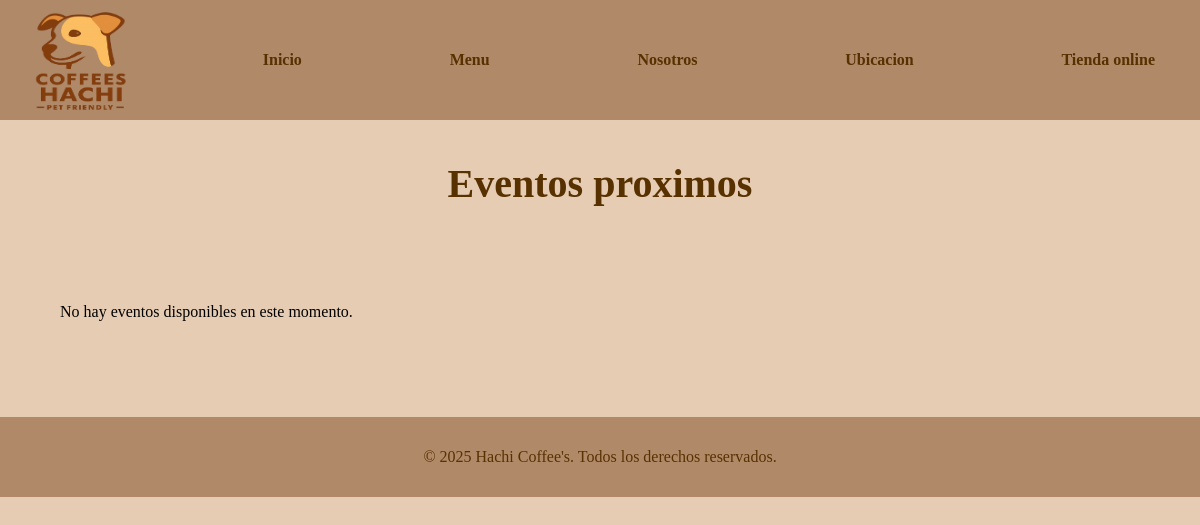
The app's page /eventos/, older data.
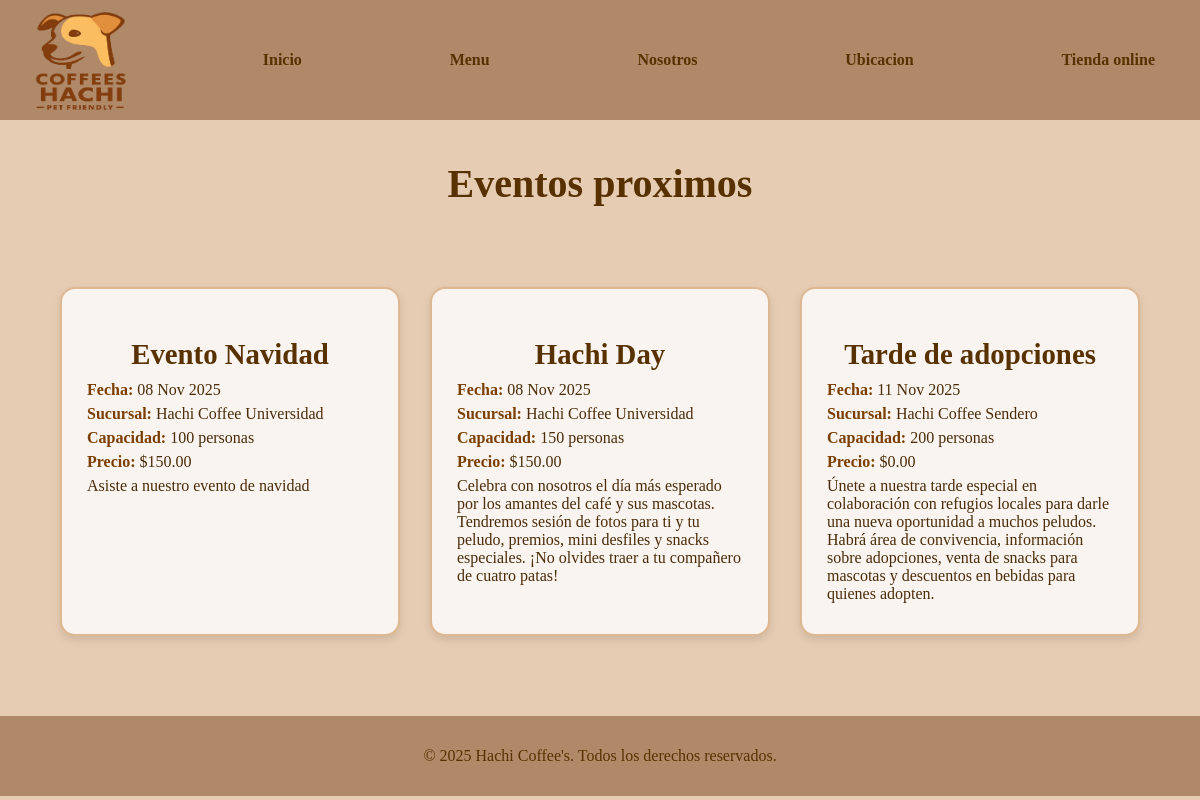
The same page, newer data.
### cafeteria/models.py (models this page shows, shortened)
class Evento(models.Model):
    titulo = models.CharField(max_length=200)
    descripcion = models.TextField(blank=True, null=True)
    fecha = models.DateField()
    hora_inicio = models.TimeField(blank=True, null=True)
    hora_fin = models.TimeField(blank=True, null=True)
    sucursal = models.ForeignKey(Sucursal, on_delete=models.SET_NULL, null=True, blank=True, related_name='eventos')
    capacidad = models.PositiveIntegerField(blank=True, null=True)
    precio = models.DecimalField(max_digits=8, decimal_places=2, default=0.00)

class Sucursal(models.Model):
    nombre = models.CharField(max_length=150)
    direccion = models.CharField(max_length=255)
    telefono = models.CharField(max_length=30, blank=True, null=True)
    correo = models.EmailField(blank=True, null=True)
    horario_apertura = models.CharField(max_length=100, blank=True, null=True)

### cafeteria/views.py (the view)
# urls.py: path('eventos/', views.eventos, name='eventos'),
def eventos(request):
    eventos = Evento.objects.all()
    return render(request, "eventos.html", {'eventos': eventos})

### pia/templates/eventos.html (shortened to what this page needs)
{% load static %}
<!DOCTYPE html>
<html lang="en">
<head>
    <link rel="stylesheet" href="{% static 'css/eventos.css' %}">
</head>
<body>
    <nav>
        <img src="{% static 'img/imagen_logo2.png' %}" alt="Logo" width="100" height="100">
        <a href="{%url 'index'%}"> Inicio</a>
        <a href="{%url 'menu'%}">Menu</a>
        <a href="{%url 'nosotros'%}">Nosotros</a>
        <a href="{%url 'ubicacion'%}">Ubicacion</a>
        <a href="{%url 'tienda_online'%}">Tienda online</a>
    </nav>
    <h1>Eventos proximos</h1>
<section class="eventos-container">
    {% if eventos %}
        {% for evento in eventos %}
        <article class="evento-item">
            <h2>{{ evento.titulo }}</h2>
                <p><strong>Fecha:</strong> {{ evento.fecha|date:"d M Y" }}</p>
                <p><strong>Sucursal:</strong> {{ evento.sucursal.nombre }}</p>
                <p><strong>Capacidad:</strong> {{ evento.capacidad }} personas</p>
                <p><strong>Precio:</strong> ${{ evento.precio }}</p>
                <p>{{ evento.descripcion }}</p>
        </article>
        {% endfor %}
    {% else %}
        <p>No hay eventos disponibles en este momento.</p>
    {% endif %}
</section>
    <footer>
        <p>© 2025 Hachi Coffee's. Todos los derechos reservados.</p>
    </footer>
</body>
</html>

### pia/static/css/eventos.css (style rules this page uses)
html, body { margin: 0; padding: 0; background-color: #e6ccb2; }
nav { background-color: #b08968; padding: 10px 30px; display: flex; align-items: center; justify-content: space-between; }
nav a { color: #583101; text-decoration: none; margin: 0 15px; font-weight: bold; transition: color 0.3s ease; }
.eventos-container { display: grid; grid-template-columns: repeat(auto-fit, minmax(300px, 1fr)); gap: 30px; margin: 60px auto; padding: 20px; width: 90%; max-width: 1200px; }
.evento-item { background-color: #f9f4ef; border: 2px solid #ddb892; border-radius: 15px; padding: 25px; box-shadow: 0 4px 8px rgba(0,0,0,0.1); transition: transform 0.3s ease, box-shadow 0.3s ease; }
.evento-item h2 { text-align: center; font-size: 1.8rem; color: #583101; margin-bottom: 10px; }
.evento-item p { font-size: 1rem; color: #4a2c0a; margin: 6px 0; }
.evento-item strong { color: #7b3e00; }
h1 { text-align: center; font-size: 2.5rem; color: #583101; margin-top: 40px; }
footer { background-color: #b08968; color: #583101; text-align: center; padding: 15px 0; bottom: 0; width: 100%; }

Row changes from the older to the newer data that the page shows:
added Evento: titulo "Evento Navidad", fecha "08 Nov 2025", sucursal.nombre "Hachi Coffee Universidad", capacidad "100", precio "150.00", descripcion "Asiste a nuestro evento de navidad"
added Evento: titulo "Hachi Day", fecha "08 Nov 2025", sucursal.nombre "Hachi Coffee Universidad", capacidad "150", precio "150.00", descripcion "Celebra con nosotros el día más esperado por los amantes del café y sus mascotas. Tendremos sesión de fotos para ti y tu peludo, premios, mini desfiles y snacks especiales. ¡No olvides traer a tu compañero de cuatro patas!"
added Evento: titulo "Tarde de adopciones", fecha "11 Nov 2025", sucursal.nombre "Hachi Coffee Sendero", capacidad "200", precio "0.00", descripcion "Únete a nuestra tarde especial en colaboración con refugios locales para darle una nueva oportunidad a muchos peludos. Habrá área de convivencia, información sobre adopciones, venta de snacks para mascotas y descuentos en bebidas para quienes adopten."
Text that changed along with them:
text no longer shown: "No hay eventos disponibles en este momento."
